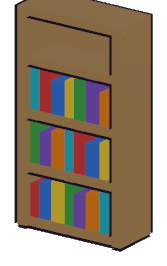
#> input picture teamup-paper/art/decor_bookshelf.png, 167 x 266 px, given in place of decor_bookshelf.png.png, which was not available
$ python sticker.py ../art/decor_bookshelf.png
#> lines starting #> are read from the running program, lines starting #| are printed output that depends on the picture; after the words box and inside, x2 and y2 are one past the last pixel; in counts of white or black regions, pixels touching at a corner belong together; pictures that were not available may be replaced by others from this repository, and a replacement may not be noted
"""Gives rendered pictures (art/decor_*.png) a white sticker border and trims them.
Paint masks (art/decor_<id>_mask.png) are trimmed exactly like their picture, with no border,
so the two line up pixel for pixel.
Run after tools/render_decor.gd:  python3 tools/sticker.py [id id ...]   (ids: only those decorations)"""
import glob, os, sys
from PIL import Image, ImageFilter

ART = os.path.join(os.path.dirname(__file__), "..", "art")
PROPS = ["pine_a", "pine_b", "snowman", "snowpile", "cactus_a", "cactus_b", "palm", "desert_rock", "rocket"]
only = sys.argv[1:]
if only:
    paths = [os.path.join(ART, "decor_%s.png" % i) for i in only]
else:
    paths = [p for p in sorted(glob.glob(os.path.join(ART, "decor_*.png"))) if not p.endswith("_mask.png")]
    paths += [os.path.join(ART, p + ".png") for p in PROPS]
for path in paths:
    im = Image.open(path).convert("RGBA")
#> im is the input picture: PIL image 167x266 RGBA; mean R, G, B, A 153.7, 138.7, 120.8, 212.8
    box = im.getchannel("A").point(lambda v: 255 if v > 20 else 0).getbbox()
#> box = (6, 0, 161, 260)
    if not box:
        continue
    pad = 14
    crop = (max(0, box[0] - pad), max(0, box[1] - pad), min(im.width, box[2] + pad), min(im.height, box[3] + pad))
#> crop = (0, 0, 167, 266)
    im = im.crop(crop)
    a = im.getchannel("A").point(lambda v: 255 if v > 40 else 0)
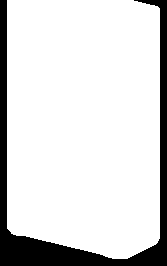
#> a: PIL image 167x266 L; 85% white; 1 black region, box (x1, y1, x2, y2) and area: (0, 0, 167, 266) 6665
    grown = a.filter(ImageFilter.MaxFilter(13)).filter(ImageFilter.GaussianBlur(1.2))
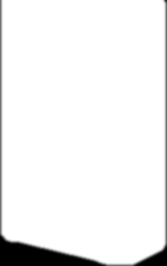
#> grown: PIL image 167x266 L; min 0, max 255, mean 240.8
    sticker = Image.new("RGBA", im.size, (255, 255, 255, 0))
    sticker.putalpha(grown)
    out = Image.alpha_composite(sticker, im)
    out.save(path)
    mask = path[:-4] + "_mask.png"
    if os.path.exists(mask):
        m = Image.open(mask).convert("RGBA")
        if m.size != (crop[2] - crop[0], crop[3] - crop[1]):   # a fresh render: trim it like the picture
            m = m.crop(crop)
        m.save(mask)
    print("sticker", os.path.basename(path), out.size)
#| sticker decor_bookshelf.png.png (167, 266)

$ run again, on teamup-paper/art/decor_mailbox.png
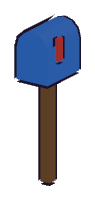
#> input picture teamup-paper/art/decor_mailbox.png, 95 x 200 px, given in place of decor_mailbox.png.png, which was not available
#> im is the input picture: PIL image 95x200 RGBA; mean R, G, B, A 194.8, 199.4, 211.3, 119.3
#> box = (6, 6, 89, 194)
#> crop = (0, 0, 95, 200)
#> `a = im.getchannel("A").point(lambda v: 255 if v > 40 else 0)`:
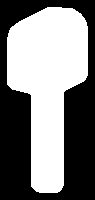
#> a: PIL image 95x200 L; 49.5% white; 1 white region, box (x1, y1, x2, y2) and area: (7, 7, 88, 193) 9411
#> `grown = a.filter(ImageFilter.MaxFilter(13)).filter(ImageFilter.Gaussia..`:
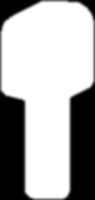
#> grown: PIL image 95x200 L; min 0, max 255, mean 171.2
#| sticker decor_mailbox.png.png (95, 200)
